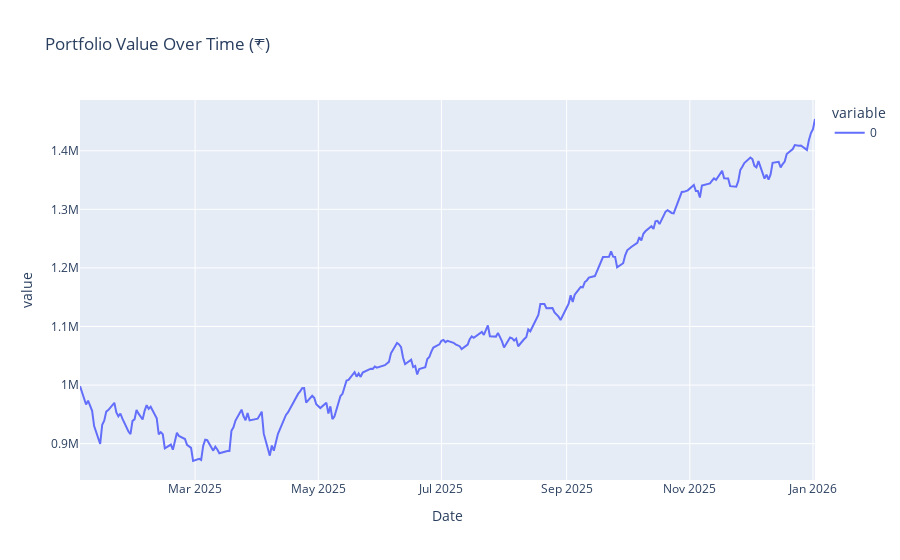
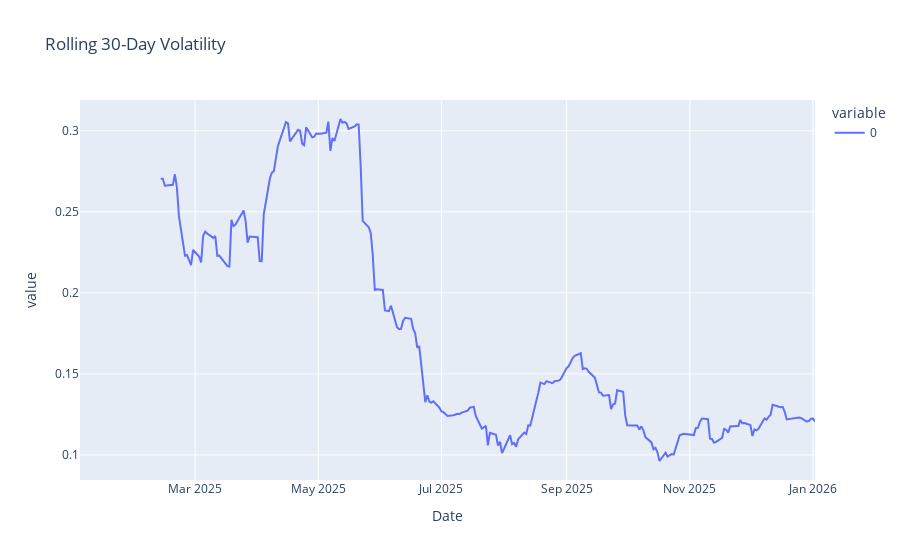
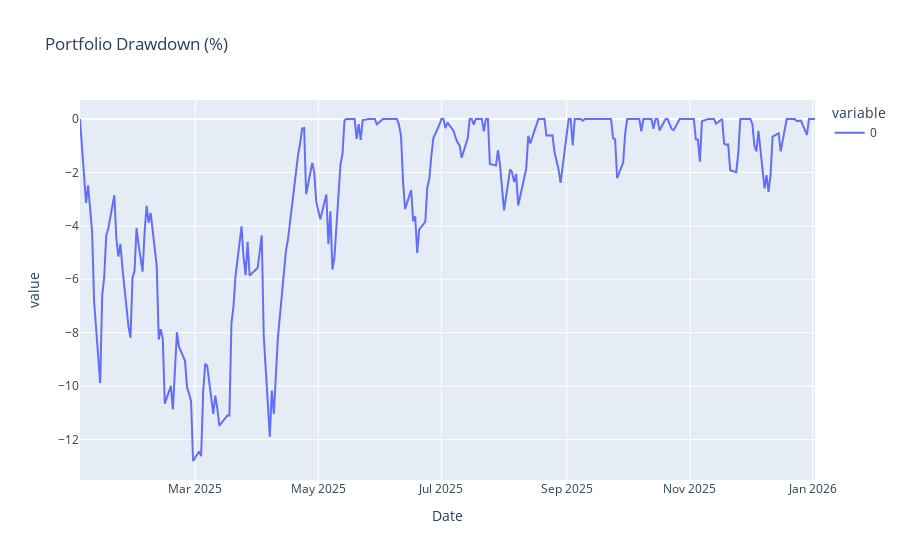
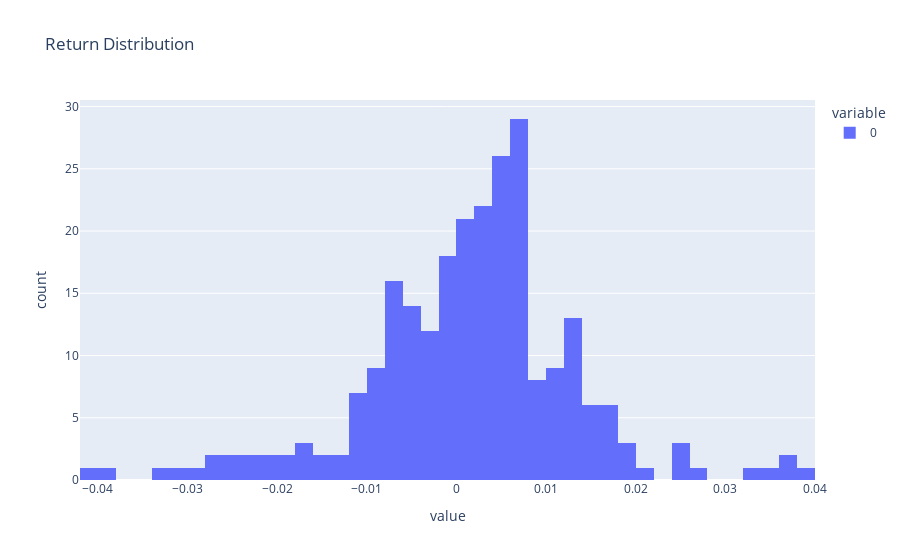

Notebook code for these charts, in order:
### Code cell
# as per 16 November 2025 the risk free rate in india is 6.53%
portfolio_analysis(
    portfolio_list=portfolio_list,
    period="1y",
    risk_free_rate=0.0653,
    var_level=0.95,
    invest_amount=1_000_000  # ₹10 lakh
)

### Figure 1 — Plotly figure (JSON) as saved in the notebook; plotly's stock layout.template omitted (floating-point values rounded to 4 significant figures; data arrays with more than 128 entries replaced by an {"elided": "..."} marker saying what was removed)
{"data": [{"hovertemplate": "variable=0<br>Date=%{x}<br>value=%{y}<extra></extra>", "legendgroup": "0", "line": {"color": "#636efa", "dash": "solid"}, "marker": {"symbol": "circle"}, "mode": "lines", "name": "0", "orientation": "v", "showlegend": true, "type": "scatter", "x": {"elided": "251 str values"}, "xaxis": "x", "y": {"elided": "251 float values"}, "yaxis": "y"}], "layout": {"legend": {"title": {"text": "variable"}, "tracegroupgap": 0}, "title": {"text": "Portfolio Value Over Time (₹)"}, "xaxis": {"anchor": "y", "domain": [0, 1], "title": {"text": "Date"}}, "yaxis": {"anchor": "x", "domain": [0, 1], "title": {"text": "value"}}}}

### Figure 2 — Plotly figure (JSON) as saved in the notebook; plotly's stock layout.template omitted (floating-point values rounded to 4 significant figures; data arrays with more than 128 entries replaced by an {"elided": "..."} marker saying what was removed)
{"data": [{"hovertemplate": "variable=0<br>Date=%{x}<br>value=%{y}<extra></extra>", "legendgroup": "0", "line": {"color": "#636efa", "dash": "solid"}, "marker": {"symbol": "circle"}, "mode": "lines", "name": "0", "orientation": "v", "showlegend": true, "type": "scatter", "x": {"elided": "251 str values"}, "xaxis": "x", "y": {"elided": "251 float values"}, "yaxis": "y"}], "layout": {"legend": {"title": {"text": "variable"}, "tracegroupgap": 0}, "title": {"text": "Rolling 30-Day Volatility"}, "xaxis": {"anchor": "y", "domain": [0, 1], "title": {"text": "Date"}}, "yaxis": {"anchor": "x", "domain": [0, 1], "title": {"text": "value"}}}}

### Figure 3 — Plotly figure (JSON) as saved in the notebook; plotly's stock layout.template omitted (floating-point values rounded to 4 significant figures; data arrays with more than 128 entries replaced by an {"elided": "..."} marker saying what was removed)
{"data": [{"hovertemplate": "variable=0<br>Date=%{x}<br>value=%{y}<extra></extra>", "legendgroup": "0", "line": {"color": "#636efa", "dash": "solid"}, "marker": {"symbol": "circle"}, "mode": "lines", "name": "0", "orientation": "v", "showlegend": true, "type": "scatter", "x": {"elided": "251 str values"}, "xaxis": "x", "y": {"elided": "251 float values"}, "yaxis": "y"}], "layout": {"legend": {"title": {"text": "variable"}, "tracegroupgap": 0}, "title": {"text": "Portfolio Drawdown (%)"}, "xaxis": {"anchor": "y", "domain": [0, 1], "title": {"text": "Date"}}, "yaxis": {"anchor": "x", "domain": [0, 1], "title": {"text": "value"}}}}

### Figure 4 — Plotly figure (JSON) as saved in the notebook; plotly's stock layout.template omitted (floating-point values rounded to 4 significant figures; data arrays with more than 128 entries replaced by an {"elided": "..."} marker saying what was removed)
{"data": [{"bingroup": "x", "hovertemplate": "variable=0<br>value=%{x}<br>count=%{y}<extra></extra>", "legendgroup": "0", "marker": {"color": "#636efa", "pattern": {"shape": ""}}, "name": "0", "nbinsx": 60, "orientation": "v", "showlegend": true, "type": "histogram", "x": {"elided": "251 float values"}, "xaxis": "x", "yaxis": "y"}], "layout": {"barmode": "relative", "legend": {"title": {"text": "variable"}, "tracegroupgap": 0}, "title": {"text": "Return Distribution"}, "xaxis": {"anchor": "y", "domain": [0, 1], "title": {"text": "value"}}, "yaxis": {"anchor": "x", "domain": [0, 1], "title": {"text": "count"}}}}
